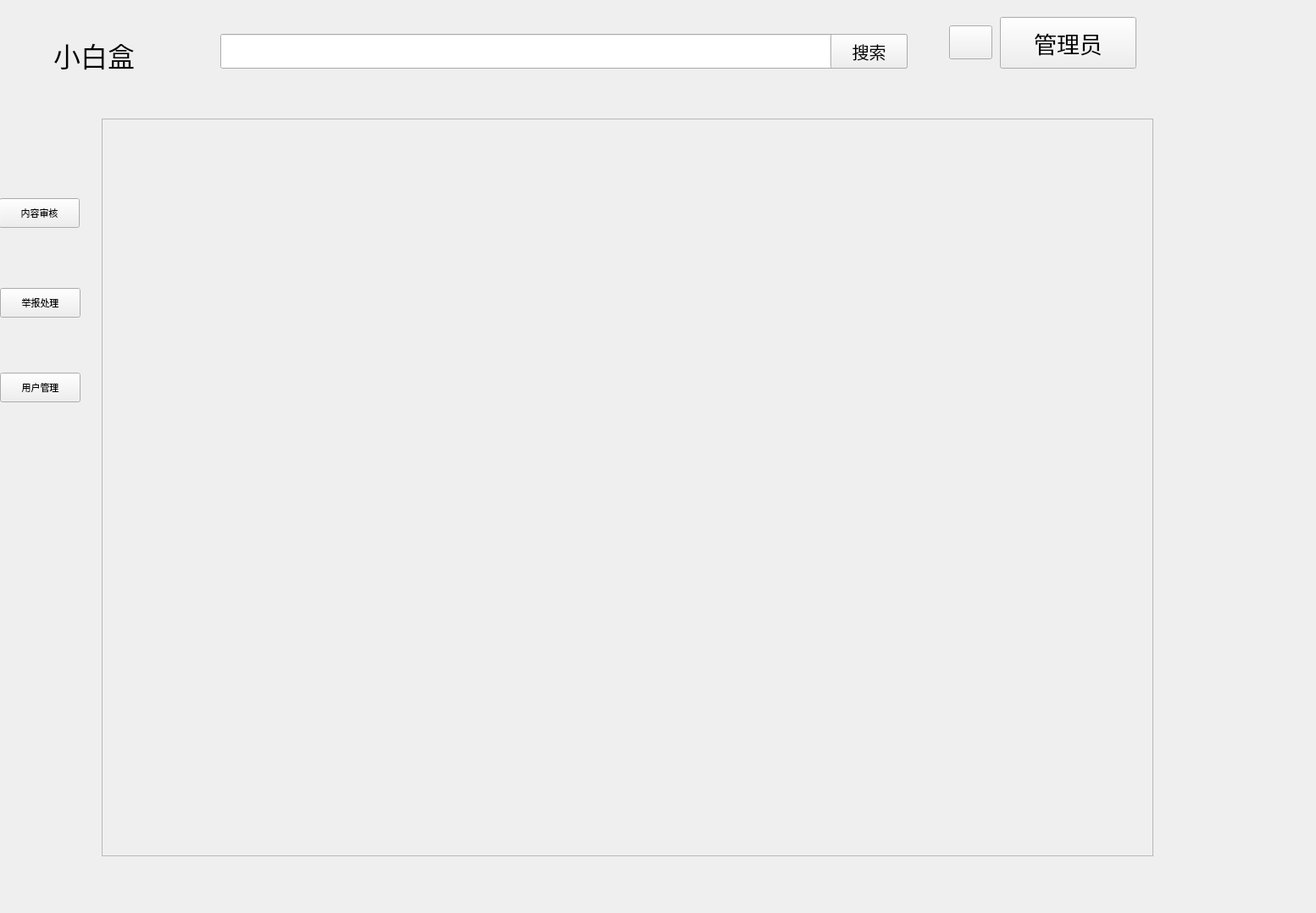
<?xml version="1.0" encoding="UTF-8"?>
<ui version="4.0">
 <class>ReportManager</class>
 <widget class="QWidget" name="ReportManager">
  <property name="geometry">
   <rect>
    <x>0</x>
    <y>0</y>
    <width>1553</width>
    <height>1078</height>
   </rect>
  </property>
  <property name="windowTitle">
   <string>Form</string>
  </property>
  <widget class="QScrollArea" name="scrollArea">
   <property name="geometry">
    <rect>
     <x>120</x>
     <y>140</y>
     <width>1241</width>
     <height>871</height>
    </rect>
   </property>
   <property name="horizontalScrollBarPolicy">
    <enum>Qt::ScrollBarAlwaysOff</enum>
   </property>
   <property name="widgetResizable">
    <bool>true</bool>
   </property>
   <widget class="QWidget" name="commentLayout">
    <property name="geometry">
     <rect>
      <x>0</x>
      <y>0</y>
      <width>1239</width>
      <height>869</height>
     </rect>
    </property>
    <layout class="QVBoxLayout" name="verticalLayout_2">
     <item>
      <widget class="QWidget" name="widget_8" native="true"/>
     </item>
     <item>
      <widget class="QWidget" name="widget_7" native="true"/>
     </item>
     <item>
      <widget class="QWidget" name="widget_6" native="true"/>
     </item>
     <item>
      <widget class="QWidget" name="widget_5" native="true"/>
     </item>
     <item>
      <widget class="QWidget" name="widget_4" native="true"/>
     </item>
     <item>
      <widget class="QWidget" name="widget_3" native="true"/>
     </item>
     <item>
      <spacer name="verticalSpacer">
       <property name="orientation">
        <enum>Qt::Vertical</enum>
       </property>
       <property name="sizeHint" stdset="0">
        <size>
         <width>20</width>
         <height>40</height>
        </size>
       </property>
      </spacer>
     </item>
    </layout>
   </widget>
  </widget>
  <widget class="QWidget" name="widget_2" native="true">
   <property name="geometry">
    <rect>
     <x>0</x>
     <y>150</y>
     <width>98</width>
     <height>391</height>
    </rect>
   </property>
   <widget class="QPushButton" name="pushButton">
    <property name="geometry">
     <rect>
      <x>-1</x>
      <y>84</y>
      <width>95</width>
      <height>35</height>
     </rect>
    </property>
    <property name="font">
     <font>
      <pointsize>8</pointsize>
     </font>
    </property>
    <property name="text">
     <string>内容审核</string>
    </property>
   </widget>
   <widget class="QPushButton" name="pushButton_4">
    <property name="geometry">
     <rect>
      <x>0</x>
      <y>190</y>
      <width>95</width>
      <height>35</height>
     </rect>
    </property>
    <property name="font">
     <font>
      <pointsize>8</pointsize>
     </font>
    </property>
    <property name="text">
     <string>举报处理</string>
    </property>
   </widget>
   <widget class="QPushButton" name="pushButton_5">
    <property name="geometry">
     <rect>
      <x>0</x>
      <y>290</y>
      <width>95</width>
      <height>35</height>
     </rect>
    </property>
    <property name="font">
     <font>
      <pointsize>8</pointsize>
     </font>
    </property>
    <property name="text">
     <string>用户管理</string>
    </property>
   </widget>
  </widget>
  <widget class="QWidget" name="widget" native="true">
   <property name="geometry">
    <rect>
     <x>0</x>
     <y>0</y>
     <width>1361</width>
     <height>141</height>
    </rect>
   </property>
   <widget class="QLineEdit" name="lineEdit">
    <property name="geometry">
     <rect>
      <x>260</x>
      <y>40</y>
      <width>811</width>
      <height>41</height>
     </rect>
    </property>
   </widget>
   <widget class="QPushButton" name="pushButton_7">
    <property name="geometry">
     <rect>
      <x>980</x>
      <y>40</y>
      <width>91</width>
      <height>41</height>
     </rect>
    </property>
    <property name="font">
     <font>
      <pointsize>15</pointsize>
     </font>
    </property>
    <property name="text">
     <string>搜索</string>
    </property>
    <property name="icon">
     <iconset resource="picture.qrc">
      <normaloff>:/icons/search.png</normaloff>:/icons/search.png</iconset>
    </property>
    <property name="iconSize">
     <size>
      <width>25</width>
      <height>25</height>
     </size>
    </property>
    <property name="class" stdset="0">
     <string>nav</string>
    </property>
   </widget>
   <widget class="QLabel" name="label">
    <property name="geometry">
     <rect>
      <x>10</x>
      <y>10</y>
      <width>41</width>
      <height>41</height>
     </rect>
    </property>
    <property name="styleSheet">
     <string notr="true">border-image: url(:/icons/GAME.png);</string>
    </property>
    <property name="text">
     <string/>
    </property>
   </widget>
   <widget class="QLabel" name="label_2">
    <property name="geometry">
     <rect>
      <x>63</x>
      <y>10</y>
      <width>161</width>
      <height>111</height>
     </rect>
    </property>
    <property name="font">
     <font>
      <pointsize>25</pointsize>
     </font>
    </property>
    <property name="text">
     <string>&lt;html&gt;&lt;head/&gt;&lt;body&gt;&lt;p&gt;&lt;span style=&quot; font-size:24pt;&quot;&gt;小白盒&lt;/span&gt;&lt;/p&gt;&lt;/body&gt;&lt;/html&gt;</string>
    </property>
   </widget>
   <widget class="QPushButton" name="pushButton_6">
    <property name="geometry">
     <rect>
      <x>1120</x>
      <y>30</y>
      <width>51</width>
      <height>40</height>
     </rect>
    </property>
    <property name="text">
     <string/>
    </property>
    <property name="icon">
     <iconset resource="picture.qrc">
      <normaloff>:/icons/message.png</normaloff>:/icons/message.png</iconset>
    </property>
    <property name="iconSize">
     <size>
      <width>35</width>
      <height>35</height>
     </size>
    </property>
    <property name="class" stdset="0">
     <string>nav</string>
    </property>
   </widget>
   <widget class="QPushButton" name="pushButton_2">
    <property name="geometry">
     <rect>
      <x>1180</x>
      <y>20</y>
      <width>161</width>
      <height>61</height>
     </rect>
    </property>
    <property name="font">
     <font>
      <pointsize>20</pointsize>
     </font>
    </property>
    <property name="styleSheet">
     <string notr="true"/>
    </property>
    <property name="text">
     <string>管理员</string>
    </property>
    <property name="icon">
     <iconset>
      <normaloff>:/icons/manager.png</normaloff>:/icons/manager.png</iconset>
    </property>
    <property name="iconSize">
     <size>
      <width>30</width>
      <height>30</height>
     </size>
    </property>
   </widget>
  </widget>
 </widget>
 <resources>
  <include location="picture.qrc"/>
 </resources>
 <connections/>
</ui>
